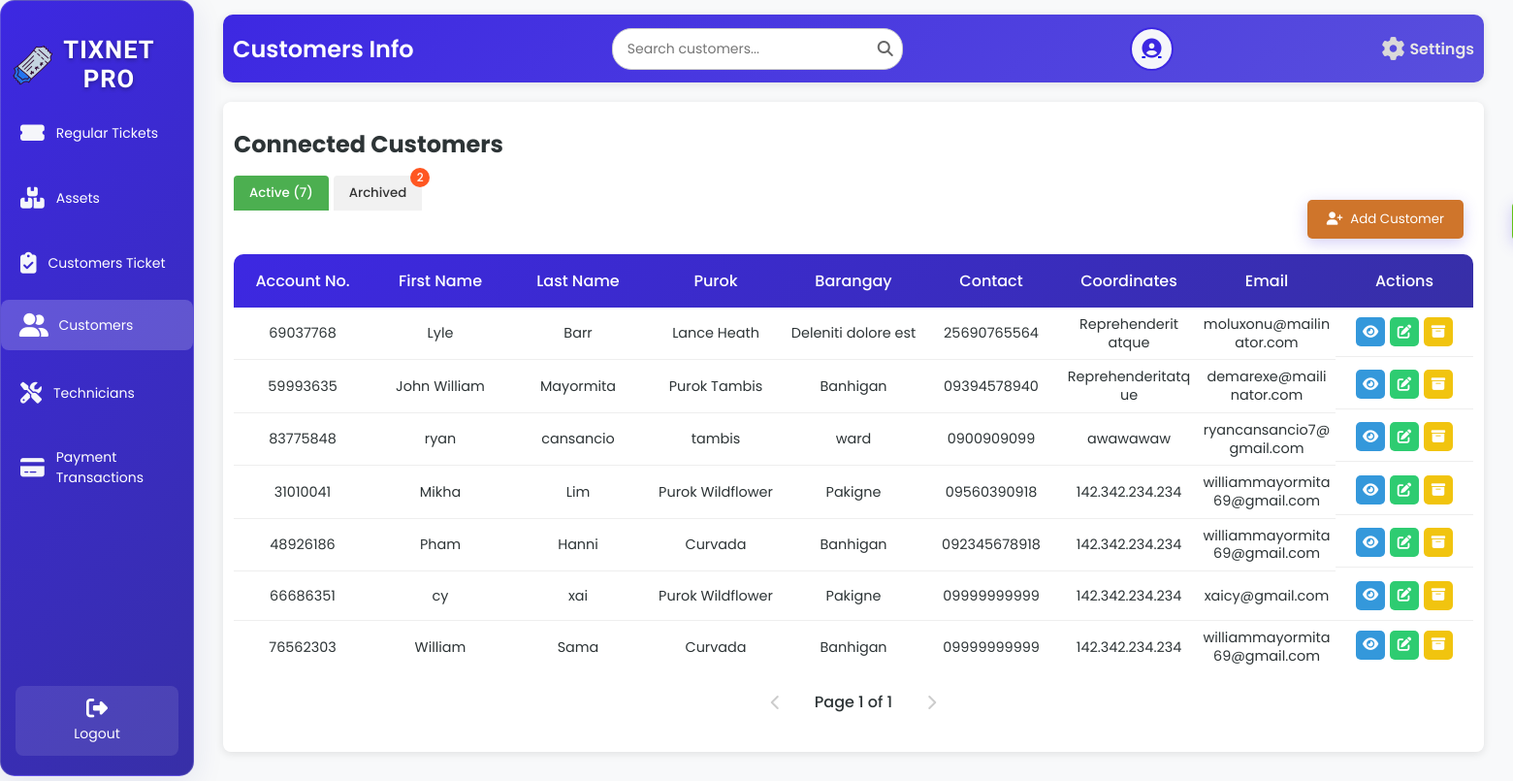
The page /customersT.php on the database as committed earlier.
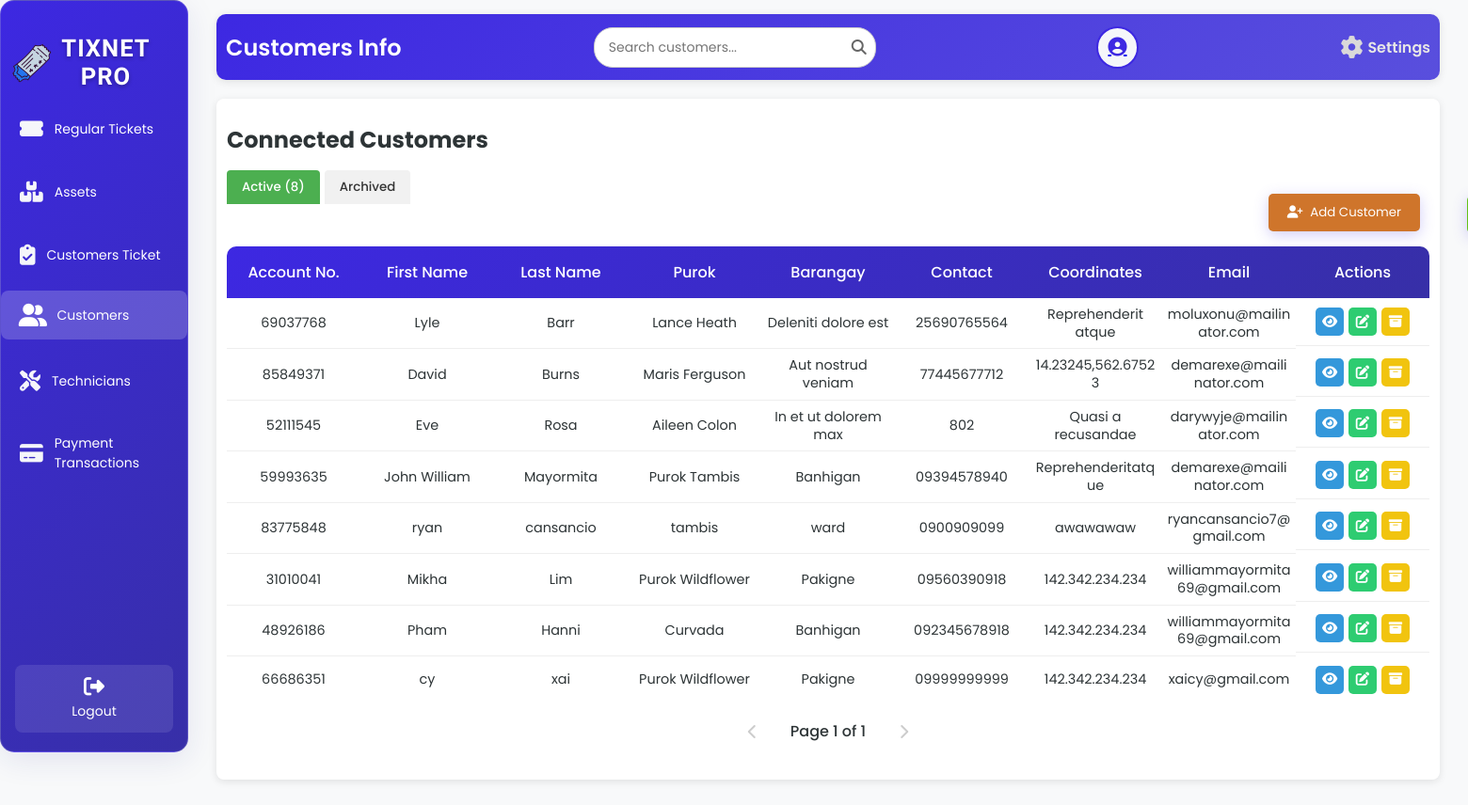
The same page on the database as committed later.
### tables this page shows
CREATE TABLE `tbl_customer` (
  `c_id` int(50) NOT NULL,
  `c_fname` varchar(200) NOT NULL,
  `c_lname` varchar(200) NOT NULL,
  `c_purok` varchar(200) NOT NULL,
  `c_barangay` varchar(200) NOT NULL,
  `c_contact` varchar(100) NOT NULL,
  `c_email` varchar(200) NOT NULL,
  `c_date` date NOT NULL,
  `c_napname` varchar(200) NOT NULL,
  `c_napport` int(50) NOT NULL,
  `c_macaddress` varchar(200) NOT NULL,
  `c_status` varchar(200) NOT NULL,
  `c_plan` varchar(200) NOT NULL,
  `c_equipment` varchar(200) NOT NULL,
  `c_account_no` int(100) NOT NULL,
  `c_coordinates` varchar(200) NOT NULL,
  `c_balance` int(50) NOT NULL,
  `c_startdate` varchar(100) NOT NULL,
  `c_nextdue` varchar(100) NOT NULL,
  `c_lastdue` varchar(100) NOT NULL,
  `c_nextbill` varchar(100) NOT NULL,
  `c_billstatus` varchar(100) NOT NULL,
  `c_advancedays` varchar(200) NOT NULL,
  `c_advance` int(200) NOT NULL
);

### customersT.php (the view, shortened to what this page needs)
<?php
include 'db.php';
function jsEscape($str) {
    return str_replace(
        ["\\", "'", "\"", "\n", "\r", "\t"],
        ["\\\\", "\\'", "\\\"", "\\n", "\\r", "\\t"],
        $str
    );
}
function formatDateDisplay($date) {
    if (empty($date) || $date === '0000-00-00') {
        return '';
    }
    return date('Y/M/d', strtotime($date));
}
function updateDueAndBillDates($conn, $account_no, $next_due) {
    $current_date = new DateTime();
    $next_due_date = new DateTime($next_due);
    if ($current_date > $next_due_date) {
        $sql = "SELECT c_advancedays, c_plan, c_balance FROM tbl_customer WHERE c_account_no = ?";
        $stmt = $conn->prepare($sql);
        $stmt->bind_param("s", $account_no);
        $stmt->execute();
        $result = $stmt->get_result();
        $row = $result->fetch_assoc();
        $advance_days_str = $row['c_advancedays'] ?? '7 days';
        $current_balance = floatval($row['c_balance']);
        $advance_days = (int)$advance_days_str;
        $last_due_date = $next_due_date->format('Y-m-d');
        $next_due_date->modify('+31 days');
        $day = (int)$next_due_date->format('d');
        $new_next_due = $next_due_date->format('Y-m-d');
        $next_bill = (clone $next_due_date)->modify("-{$advance_days} days");
        $new_next_bill = $next_bill->format('Y-m-d');
        $today = date('Y-m-d');
        $new_balance = $current_balance;
        $sql = "UPDATE tbl_customer SET c_nextdue = ?, c_lastdue = ?, c_nextbill = ?, c_balance = ? WHERE c_account_no = ?";
        $stmt = $conn->prepare($sql);
        return [$new_next_due, $last_due_date, $new_next_bill];
    }
    return [$next_due, null, null];
}
$avatarPath = $_SESSION['avatarPath'];
if ($conn) {
    $limit = 10;
    $pageActive = isset($_GET['page_active']) ? (int)$_GET['page_active'] : 1;
    $offsetActive = ($pageActive - 1) * $limit;
    $totalActiveQuery = "SELECT COUNT(*) AS total FROM tbl_customer WHERE c_status NOT LIKE 'ARCHIVED:%' OR c_status IS NULL";
    $totalActiveResult = $conn->query($totalActiveQuery);
    $totalActiveRow = $totalActiveResult->fetch_assoc();
    $totalActive = $totalActiveRow['total'];
    $totalActivePages = ceil($totalActive / $limit);
    $pageArchived = isset($_GET['page_archived']) ? (int)$_GET['page_archived'] : 1;
    $totalArchivedQuery = "SELECT COUNT(*) AS total FROM tbl_customer WHERE c_status LIKE 'ARCHIVED:%'";
    $totalArchivedResult = $conn->query($totalArchivedQuery);
    $totalArchivedRow = $totalArchivedResult->fetch_assoc();
    $totalArchived = $totalArchivedRow['total'];
    $sqlActive = "SELECT c_account_no, c_fname, c_lname, c_purok, c_barangay, c_contact, c_email, c_coordinates, c_date, c_napname, c_napport, c_macaddress, c_status, c_plan, c_equipment, c_balance, c_startdate, c_nextdue, c_lastdue, c_nextbill, c_billstatus
                  FROM tbl_customer WHERE c_status NOT LIKE 'ARCHIVED:%' OR c_status IS NULL LIMIT ?, ?";
    $stmtActive = $conn->prepare($sqlActive);
    $stmtActive->bind_param("ii", $offsetActive, $limit);
    $stmtActive->execute();
    $resultActive = $stmtActive->get_result();
} else {
    $_SESSION['error'] = "Database connection failed.";
}
?>
<!DOCTYPE html>
<html lang="en">
<head>
    <link rel="stylesheet" href="customersTT.css">
    <link rel="stylesheet" href="https://cdnjs.cloudflare.com/ajax/libs/font-awesome/6.6.0/css/all.min.css" />
</head>
<body>
<div class="wrapper">
    <div class="sidebar glass-container">
        <h2><img src="image/logo.png" alt="TixNet Icon" class="sidebar-icon">TixNet Pro</h2>
    <ul>
        <li><a href="staffD.php"><i class="fas fa-ticket-alt icon"></i> <span>Regular Tickets</span></a></li>
        <li><a href="assetsT.php"><i class="fas fa-boxes icon"></i> <span>Assets</span></a></li>
        <li><a href="AllCustomersT.php"><i class="fas fa-clipboard-check icon"></i> <span>Customers Ticket</span></a></li>
        <li><a href="customersT.php" class="active"><i class="fas fa-user-friends icon"></i> <span>Customers</span></a></li>
        <li><a href="AssignTech.php"><i class="fas fa-tools icon"></i> <span>Technicians</span></a></li>
        <li><a href="Payments.php"><i class="fas fa-credit-card icon"></i> <span>Payment Transactions</span></a></li>
    </ul>
    <footer>
        <a href="technician_staff.php" class="back-home"><i class="fas fa-sign-out-alt"></i> Logout</a>
    </footer>
    </div>
    <div class="container">
        <div class="upper">
            <h1>Customers Info</h1>
            <div class="search-container">
                <input type="text" class="search-bar" id="searchInput" placeholder="Search customers..." onkeyup="debouncedSearchCustomers()">
                <span class="search-icon"><i class="fas fa-search"></i></span>
            </div>
            <div class="user-profile">
                <div class="user-icon">
                    <a href="image.php">
                        <?php
                        $cleanAvatarPath = preg_replace('/\?\d+$/', '', $avatarPath);
                        if (!empty($avatarPath) && file_exists($cleanAvatarPath)) {
                            echo "<img src='" . htmlspecialchars($avatarPath, ENT_QUOTES, 'UTF-8') . "' alt='User Avatar'>";
                        } else {
                            echo "<i class='fas fa-user-circle'></i>";
                        }
                        ?>
                    </a>
                </div>
                <a href="settings.php" class="settings-link">
                    <i class="fas fa-cog"></i>
                    <span>Settings</span>
                </a>
            </div>
        </div>
        <div class="table-box glass-container">
            <h2>Connected Customers</h2>
            <div class="tab-buttons">
                <button class="tab-btn <?php echo (isset($_GET['tab']) && $_GET['tab'] === 'customers_active') || !isset($_GET['tab']) ? 'active' : ''; ?>" onclick="showTab('customers_active')">
                    Active (<?php echo $totalActive; ?>)
                </button>
                <button class="tab-btn <?php echo isset($_GET['tab']) && $_GET['tab'] === 'customers_archived' ? 'active' : ''; ?>" onclick="showTab('customers_archived')">
                    Archived
                    <?php if ($totalArchived > 0): ?>
                        <span class="tab-badge"><?php echo $totalArchived; ?></span>
                    <?php endif; ?>
                </button>
            </div>
            <div class="customer-actions">
                <form action="addC.php" method="get" style="display: inline;">
                    <button type="submit" class="add-user-btn"><i class="fas fa-user-plus"></i> Add Customer</button>
                </form>
            </div>
            <div class="active-customers" id="customers_active" <?php echo (isset($_GET['tab']) && $_GET['tab'] === 'customers_archived') ? 'style="display: none;"' : ''; ?>>
                <table id="active-customers-table">
                    <thead>
                        <tr>
                            <th>Account No.</th>
                            <th>First Name</th>
                            <th>Last Name</th>
                            <th>Purok</th>
                            <th>Barangay</th>
                            <th>Contact</th>
                            <th>Coordinates</th>
                            <th>Email</th>
                            <th>Actions</th>
                        </tr>
                    </thead>
                    <tbody id="active-customers-tbody">
                        <?php
                        if ($resultActive->num_rows > 0) {
                            while ($row = $resultActive->fetch_assoc()) {
                                if (!empty($row['c_nextdue'])) {
                                    list($updated_next_due, $updated_last_due, $updated_next_bill) = updateDueAndBillDates($conn, $row['c_account_no'], $row['c_nextdue']);
                                    $row['c_nextdue'] = $updated_next_due;
                                    if ($updated_last_due) {
                                        $row['c_lastdue'] = $updated_last_due;
                                    }
                                    if ($updated_next_bill) {
                                        $row['c_nextbill'] = $updated_next_bill;
                                    }
                                }
                                $displayStatus = ($row['c_status'] ?? '');
                                echo "<tr>
                                        <td>" . htmlspecialchars($row['c_account_no'], ENT_QUOTES, 'UTF-8') . "</td>
                                        <td>" . htmlspecialchars($row['c_fname'], ENT_QUOTES, 'UTF-8') . "</td>
                                        <td>" . htmlspecialchars($row['c_lname'], ENT_QUOTES, 'UTF-8') . "</td>
                                        <td>" . htmlspecialchars($row['c_purok'], ENT_QUOTES, 'UTF-8') . "</td>
                                        <td>" . htmlspecialchars($row['c_barangay'], ENT_QUOTES, 'UTF-8') . "</td>
                                        <td>" . htmlspecialchars($row['c_contact'], ENT_QUOTES, 'UTF-8') . "</td>
                                        <td>" . htmlspecialchars($row['c_coordinates'], ENT_QUOTES, 'UTF-8') . "</td>
                                        <td>" . htmlspecialchars($row['c_email'], ENT_QUOTES, 'UTF-8') . "</td>
                                        <td class='action-buttons'>
                                            <a class='view-btn' onclick=\"showViewDetails('" . htmlspecialchars($row['c_account_no'], ENT_QUOTES, 'UTF-8') . "', '" . jsEscape($row['c_fname']) . "', '" . jsEscape($row['c_lname']) . "', '" . jsEscape($row['c_purok']) . "', '" . jsEscape($row['c_barangay']) . "', '" . jsEscape($row['c_contact']) . "', '" . jsEscape($row['c_email']) . "', '" . jsEscape($row['c_coordinates']) . "', '" . jsEscape($row['c_date']) . "', '" . jsEscape($row['c_napname']) . "', '" . jsEscape($row['c_napport']) . "', '" . jsEscape($row['c_macaddress']) . "', '" . jsEscape($displayStatus) . "', '" . jsEscape($row['c_plan']) . "', '" . jsEscape($row['c_equipment']) . "', '" . jsEscape($row['c_balance'] ?? '0.00') . "', '" . jsEscape(formatDateDisplay($row['c_startdate'] ?? '')) . "', '" . jsEscape(formatDateDisplay($row['c_nextdue'] ?? '')) . "', '" . jsEscape(formatDateDisplay($row['c_lastdue'] ?? '')) . "', '" . jsEscape(formatDateDisplay($row['c_nextbill'] ?? '')) . "', '" . jsEscape($row['c_billstatus'] ?? 'Inactive') . "')\" title='View'><i class='fas fa-eye'></i></a>
                                            <a class='edit-btn' href='editC.php?account_no=" . htmlspecialchars($row['c_account_no'], ENT_QUOTES, 'UTF-8') . "' title='Edit'><i class='fas fa-edit'></i></a>
                                            <a class='archive-btn' onclick=\"showArchiveModal('" . htmlspecialchars($row['c_account_no'], ENT_QUOTES, 'UTF-8') . "', '" . jsEscape($row['c_fname'] . ' ' . $row['c_lname']) . "')\" title='Archive'><i class='fas fa-archive'></i></a>
                                        </td>
                                      </tr>";
                            }
                        } else {
                            echo "<tr><td colspan='10' style='text-align: center;'>No active customers found.</td></tr>";
                        }
                        ?>
                    </tbody>
                </table>
                <div class="pagination" id="active-customers-pagination">
                    <?php if ($pageActive > 1): ?>
                        <a href="?tab=customers_active&page_active=<?php echo $pageActive - 1; ?>&page_archived=<?php echo $pageArchived; ?>" class="pagination-link"><i class="fas fa-chevron-left"></i></a>
                    <?php else: ?>
                        <span class="pagination-link disabled"><i class="fas fa-chevron-left"></i></span>
                    <?php endif; ?>
                    <span class="current-page">Page <?php echo $pageActive; ?> of <?php echo $totalActivePages; ?></span>
                    <?php if ($pageActive < $totalActivePages): ?>
                        <a href="?tab=customers_active&page_active=<?php echo $pageActive + 1; ?>&page_archived=<?php echo $pageArchived; ?>" class="pagination-link"><i class="fas fa-chevron-right"></i></a>
                    <?php else: ?>
                        <span class="pagination-link disabled"><i class="fas fa-chevron-right"></i></span>
                    <?php endif; ?>
                </div>
            </div>
        </div>
    </div>
</div>
</body>
</html>

Rows that differ between the two databases and show on the page:
removed tbl_customer: c_account_no "76562303", c_fname "William", c_lname "Sama", c_purok "Curvada", c_barangay "Banhigan", c_contact "09999999999", c_coordinates "142.342.234.234", c_email "williammayormita69@gmail.com"
now on this page (row edited): tbl_customer: c_account_no "85849371", c_fname "David", c_lname "Burns", c_purok "Maris Ferguson", c_barangay "Aut nostrud veniam", c_contact "77445677712", c_coordinates "14.23245,562.67523", c_email "demarexe@mailinator.com"
now on this page (row edited): tbl_customer: c_account_no "52111545", c_fname "Eve", c_lname "Rosa", c_purok "Aileen Colon", c_barangay "In et ut dolorem max", c_contact "802", c_coordinates "Quasi a recusandae", c_email "darywyje@mailinator.com"
Other text that changed with them:
$totalActive: "7" → "8"
$totalArchived: "2" → (not shown)
